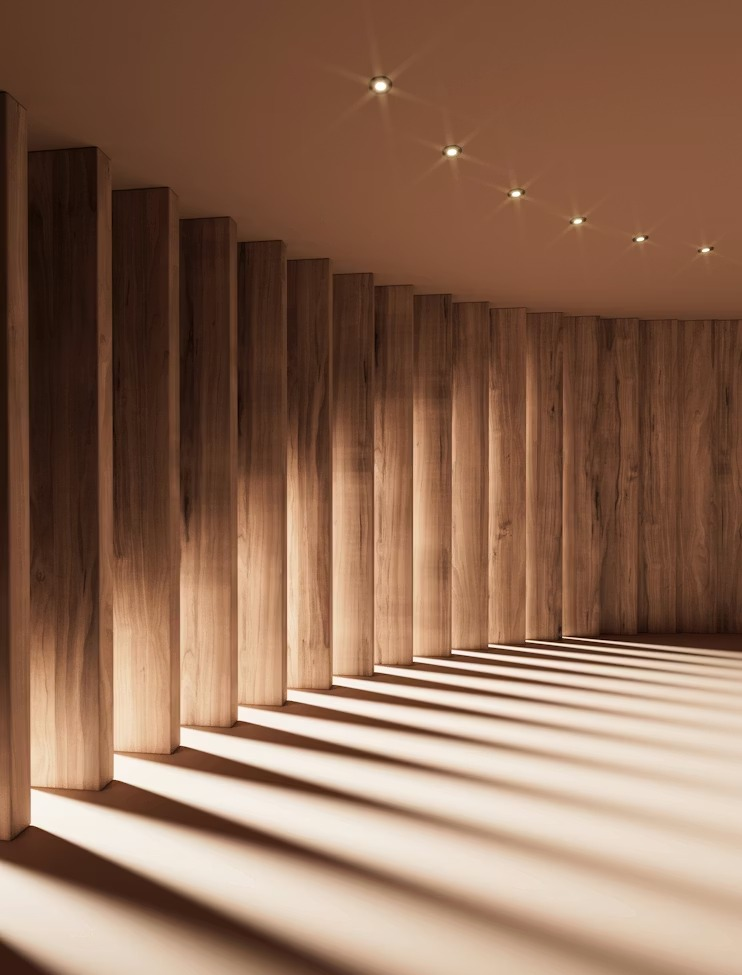
#> input picture Unidad1/umbralizacionesclases/fondo.jpeg, 742 x 975 px
$ jupyter execute umbralizaciones.ipynb
#> lines starting #> are read from the running program, lines starting #| are printed output that depends on the picture; after the words box and inside, x2 and y2 are one past the last pixel; in counts of white or black regions, pixels touching at a corner belong together
[cell 1]
import cv2
import numpy as np
import matplotlib.pyplot as plt

def isodata(image):
    umbral = 128
    while True:
        grupo1 = image[image <= umbral]  # grupo donde el umbral es menor o igual
        grupo2 = image[image > umbral]   # grupo donde el umbral es mayor

        media1 = np.mean(grupo1) if grupo1.size > 0 else 0
        media2 = np.mean(grupo2) if grupo2.size > 0 else 0

        nuevo_umbral = (media1 + media2) / 2  # nuevo umbral promedio de medias

        if abs(umbral - nuevo_umbral) < 0.5:
            break
        umbral = nuevo_umbral
    return umbral

imagen = cv2.imread('fondo.jpeg', 0)
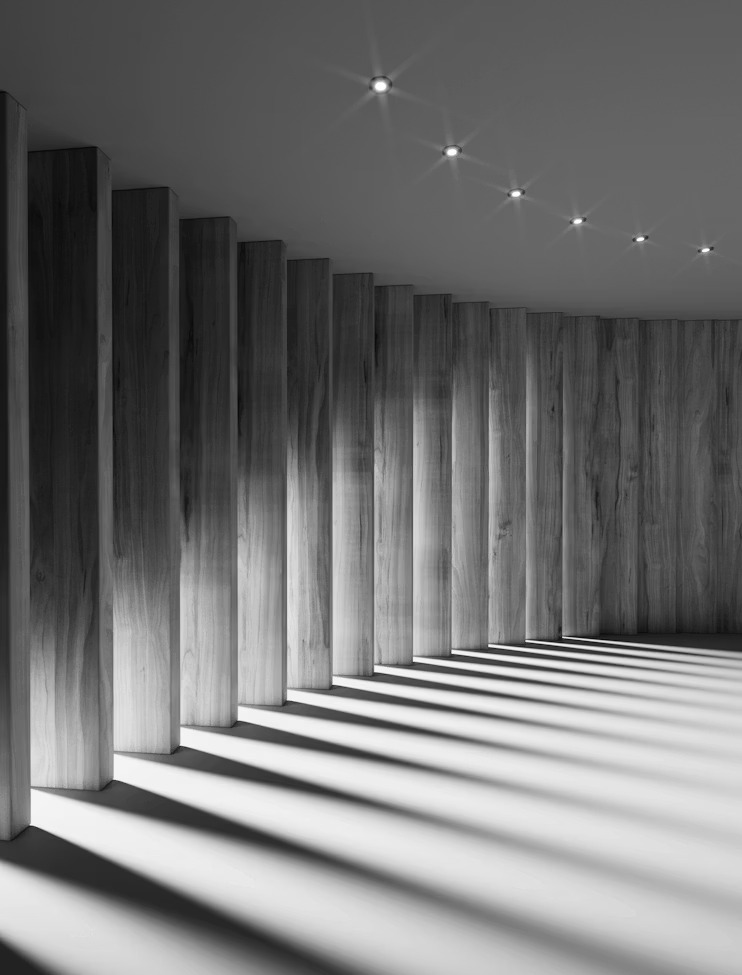
#> imagen: shape (975, 742); min 6, max 255, mean 114.4
if imagen is None:
    raise FileNotFoundError('No hay imagen papito')

umbral_isodata = isodata(imagen)
#> the loop in isodata, `while True:` made 4 passes
#> (media1, media2, nuevo_umbral, umbral) on passes 1 to 3: (74.89, 195.5, 135.2, 135.2), (76.04, 198.3, 137.2, 137.2), (76.36, 199, 137.7, 137.7)
#> (media1, media2, nuevo_umbral) on pass 4: (76.36, 199, 137.7)
#> umbral_isodata = 137.7
_, imagen_umbralizada = cv2.threshold(imagen, umbral_isodata, 255, cv2.THRESH_BINARY)
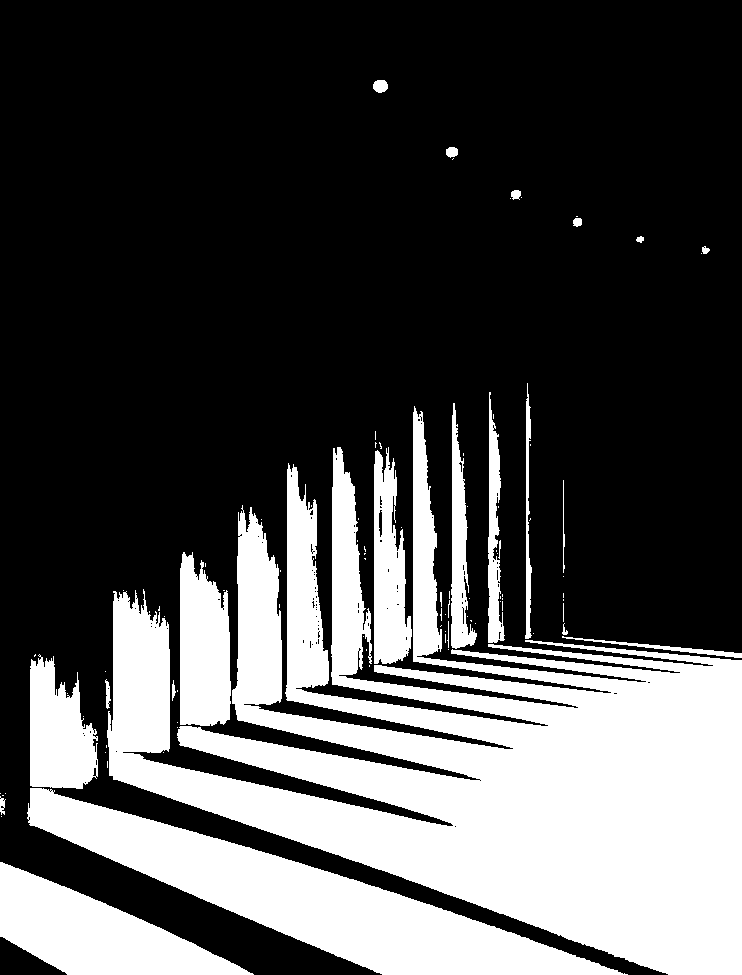
#> imagen_umbralizada: shape (975, 742); 31% white; 96 white regions (72 under 20 px), largest, box (x1, y1, x2, y2) and area: (107, 406, 742, 975) 149286, (27, 788, 628, 975) 33442, (0, 862, 254, 975) 14001

plt.figure(figsize=(10, 4))

plt.subplot(1, 2, 1)
plt.imshow(imagen, cmap='gray')
plt.title('Imagen inicial')
plt.axis('off')

plt.subplot(1, 2, 2)
plt.imshow(imagen_umbralizada, cmap='gray')
plt.title(f'Imagen umbralizada (T={umbral_isodata:.2f})')
plt.axis('off')

plt.tight_layout()
plt.show()
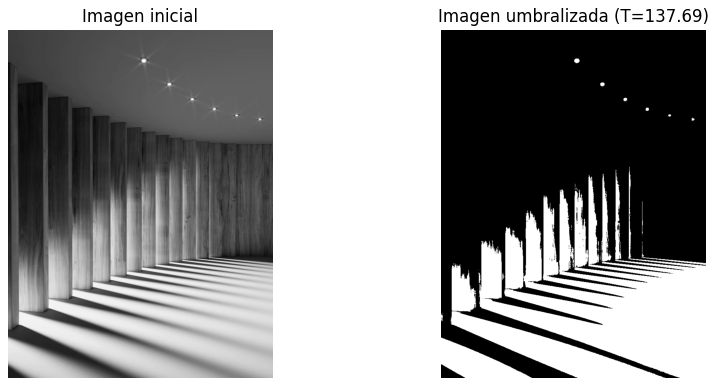
#> figure drawn by matplotlib, 2 panels

[cell 2]
import cv2
import numpy as np
import matplotlib.pyplot as plt

def dos_picos(image):
    hist = cv2.calcHist([image], [0], None, [256], [0, 256]) #hago uso de histograma
#> hist = 256 values, max 13231 at index 102, min 0 at index 0, mean 2826
    #seleccionamos los 2 picos
    pico=np.array(hist)
#> pico has the same summary as hist
    pico=pico.flatten()
    pico_dif=np.diff(pico) #diferencia entre los tipos
#> pico_dif = 255 values, max 1909 at index 101, min -7948 at index 102, mean 0.133
    primer_pico=np.argmax(pico_dif[:128]) #primer pico
#> primer_pico = 101
    segundo_pico=np.argmax(pico_dif[128:])+128 #segundo pico
#> segundo_pico = 222

    umbral= int((primer_pico + segundo_pico) / 2) #umbral entre los 2 picos
#> umbral = 161
    return umbral

imagen=cv2.imread('fondo.jpeg', 0)
umbral_2_picos=dos_picos(imagen)
#> umbral_2_picos = 161

_, nueva = cv2.threshold(imagen, umbral_2_picos, 255, cv2.THRESH_BINARY)
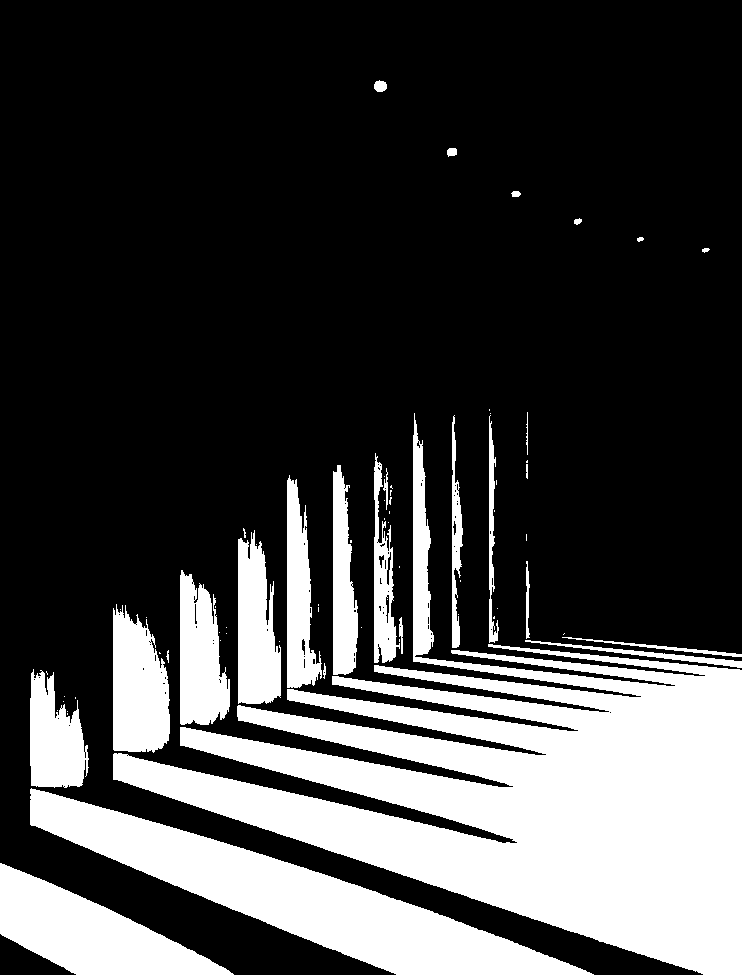
#> nueva: shape (975, 742); 26.6% white; 71 white regions (44 under 20 px), largest, box (x1, y1, x2, y2) and area: (113, 413, 742, 975) 111917, (30, 788, 594, 975) 29761, (0, 863, 234, 975) 12551

plt.figure(figsize=(10, 4))

plt.subplot(1, 2, 1)
plt.imshow(imagen, cmap='gray')
plt.title('Imagen inicial')
plt.axis('off')

plt.subplot(1, 2, 2)
plt.imshow(nueva, cmap='gray')
plt.title(f'Imagen umbralizada ')
plt.axis('off')

plt.tight_layout()
plt.show()

[cell 3]
import cv2
import numpy as np
import matplotlib.pyplot as plt

image = cv2.imread('fondo.jpeg', 0)
umbral_otsu, otsu = cv2.threshold(image, 0, 255, cv2.THRESH_BINARY + cv2.THRESH_OTSU)
#> umbral_otsu = 137
imagen_fin = np.where(image > umbral_otsu, 255, 0).astype(np.uint8)

plt.figure(figsize=(10, 4))

plt.subplot(1, 2, 1)
plt.imshow(image, cmap='gray')
plt.title('Imagen inicial')
plt.axis('off')

plt.subplot(1, 2, 2)
plt.imshow(imagen_fin, cmap='gray')
plt.title(f'Imagen tratada Otsu ')
plt.axis('off')

plt.tight_layout()
plt.show()

UMBRALIZACIÓN VARIABLE PARTICION DE UNA IMAGEN

[cell 4]
import cv2
import numpy as np
import matplotlib.pyplot as plt
def variable_part(image,tam_bloque,c):
#> called with tam_bloque = 25, c = 10
    umbral_img=np.zeros_like(image)
    for y in range(0,image.shape[0],tam_bloque):
        for x in range(0,image.shape[1],tam_bloque):
            bloque=image[y:y+tam_bloque,x:x+tam_bloque]
            bloq_media=np.mean(bloque)
            umbral=bloq_media-c
            umbral_img[y:y+tam_bloque,x:x+tam_bloque]=(bloque>umbral)*255
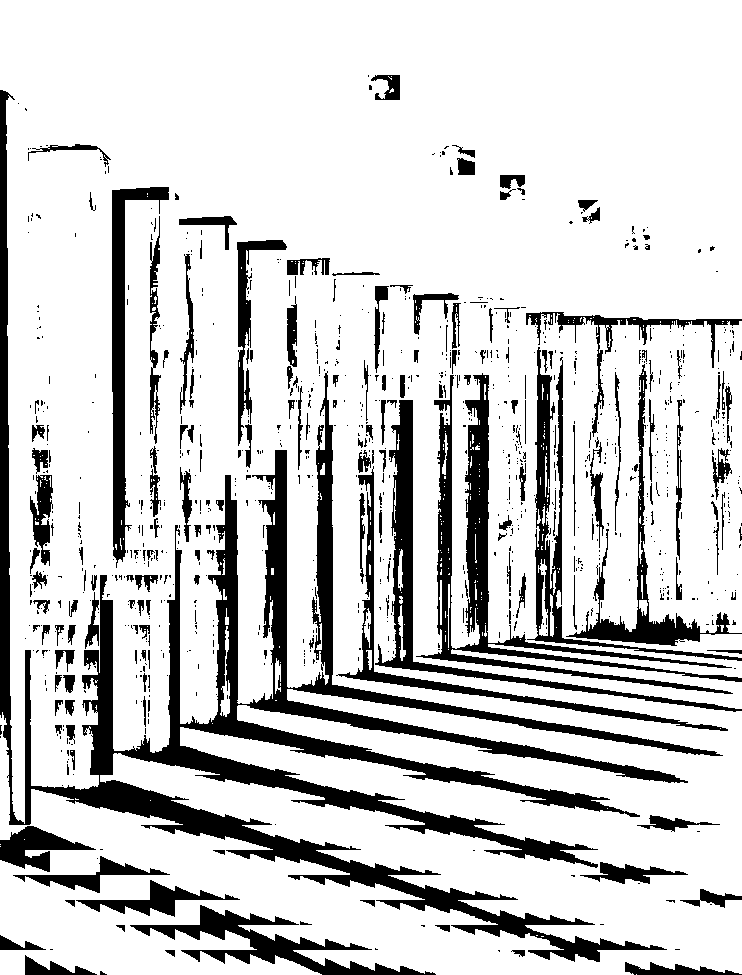
#> umbral_img: shape (975, 742); 81.3% white; 998 black regions (808 under 20 px), largest, box (x1, y1, x2, y2) and area: (0, 90, 723, 962) 58698, (416, 373, 742, 694) 11469, (375, 400, 742, 712) 6477
    return umbral_img
tam_b=25
c=10
imagen=cv2.imread('fondo.jpeg', 0)
img_fin=variable_part(imagen, tam_b, c)

plt.figure(figsize=(10, 4))
plt.subplot(1, 2, 1)
plt.imshow(imagen, cmap='gray')
plt.title('Imagen inicial')
plt.axis('off')
plt.subplot(1, 2, 2)
plt.imshow(img_fin, cmap='gray')
plt.title('Imagen umbralizada (Variable)')
plt.axis('off')
plt.tight_layout()
plt.show()

propiedades locales

[cell 5]
import cv2
import numpy as np
import matplotlib.pyplot as plt

image = cv2.imread('fondo.jpeg', 0)
def local(image, tamanio_ventana, k):
#> called with tamanio_ventana = 15, k = 2
    umbr_img=np.zeros_like(image)
    pad= tamanio_ventana//2
    padded_image = cv2.copyMakeBorder(image, pad, pad, pad, pad, cv2.BORDER_REPLICATE)
    for y in range(image.shape[0]):
        for x in range(image.shape[1]):
            ventana = padded_image[y:y+tamanio_ventana, x:x+tamanio_ventana]
            mean_local=np.mean(ventana)
            std_mean=np.std(ventana)

            umbral=mean_local-(k*std_mean)
            umbr_img[y,x]=255 if image[y,x]>umbral else 0
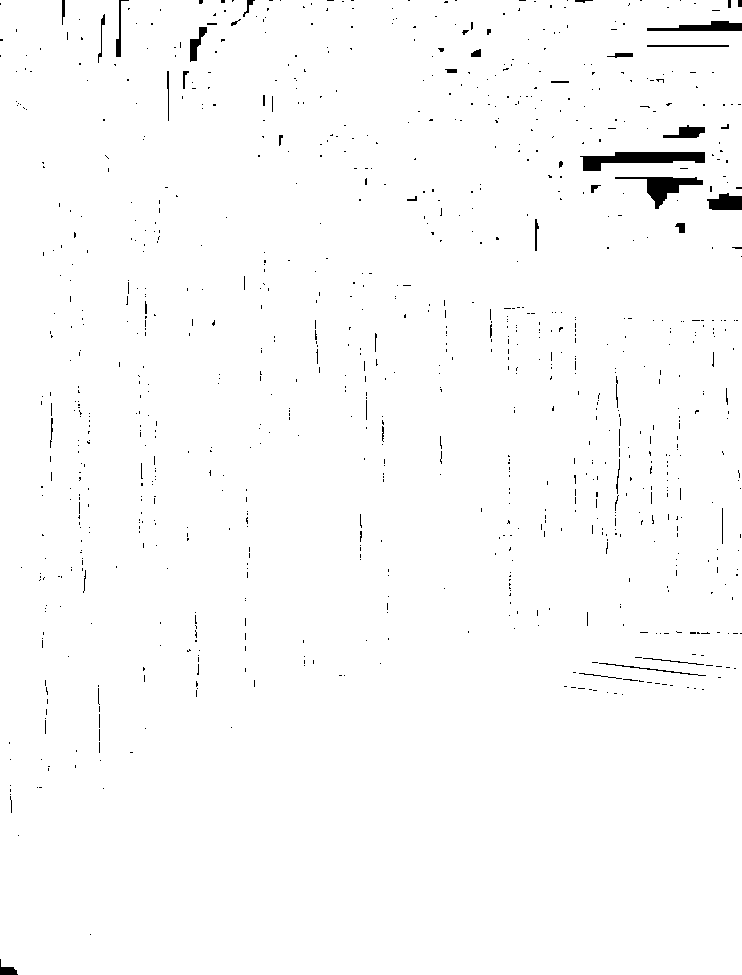
#> umbr_img: shape (975, 742); 98.8% white; 953 black regions (906 under 20 px), largest, box (x1, y1, x2, y2) and area: (580, 152, 705, 171) 1317, (615, 177, 703, 209) 900, (647, 21, 742, 31) 572
    return umbr_img
tamanio_ventana=15
k=2
img_fin=local(image, tamanio_ventana, k)

plt.figure(figsize=(10, 4))

plt.subplot(1, 2, 1)
plt.imshow(image, cmap='gray')
plt.title('Imagen inicial')
plt.axis('off')

plt.subplot(1, 2, 2)
plt.imshow(img_fin, cmap='gray')
plt.title('Umbralizacion local')
plt.axis('off')

plt.tight_layout()
plt.show()

variable con open cv

[cell 6]
import cv2
import numpy as np
import matplotlib.pyplot as plt

image = cv2.imread('fondo.jpeg', 0)

ventana = 15
k = 2
imagen_fin = cv2.adaptiveThreshold(image, 255, cv2.ADAPTIVE_THRESH_MEAN_C, cv2.THRESH_BINARY, ventana, k)
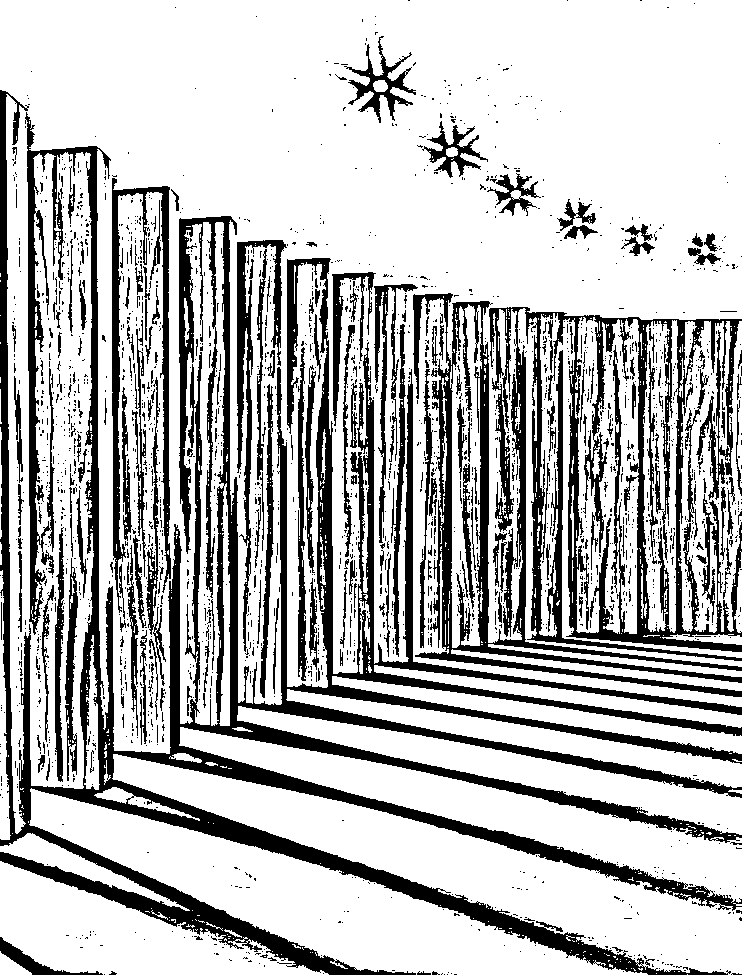
#> imagen_fin: shape (975, 742); 73.5% white; 2187 black regions (1965 under 20 px), largest, box (x1, y1, x2, y2) and area: (0, 90, 742, 975) 93100, (413, 293, 742, 697) 42429, (112, 178, 171, 613) 5507

plt.figure(figsize=(10, 4))

plt.subplot(1, 2, 1)
plt.imshow(image, cmap='gray')
plt.title('Imagen inicial')
plt.axis('off')

plt.subplot(1, 2, 2)
plt.imshow(imagen_fin, cmap='gray')
plt.title('Umbralizacion adaptativa')
plt.axis('off')

plt.tight_layout()
plt.show()

[cell 7]
import numpy as np
import matplotlib.pyplot as plt
import cv2  # solo para comparación final, no para el método de Otzu

def otsu_desde_cero(imagen):
    # imagen debe ser uint8 en [0, 255]
    hist, _ = np.histogram(imagen, bins=256, range=(0, 255))
    hist = hist.astype(np.float32)
    hist /= hist.sum()
#> hist = 256 values, max 0.0183 at index 102, min 0 at index 0, mean 0.00391

    x = np.arange(256, dtype=np.float32)
    varianzas = np.zeros(256, dtype=np.float32)

    for t in range(256):
        w0 = hist[:t+1].sum()
        w1 = 1.0 - w0
        if w0 == 0 or w1 == 0:
            continue

        mu0 = (x[:t+1] * hist[:t+1]).sum() / w0
        mu1 = (x[t+1:] * hist[t+1:]).sum() / w1

        varianzas[t] = w0 * w1 * (mu0 - mu1) ** 2
#> this loop made 256 passes
#> (w0, w1, mu0, mu1) on passes 7 to 9: (1.38e-06, 1, 6, 114.4), (6.91e-06, 1, 6.8, 114.4), (2.49e-05, 1, 7.67, 114.4)
#> after the loop, varianzas = 256 values, max 3217.6 at index 137, min 0 at index 0, mean 1786.7

    umbral_optimo = int(np.argmax(varianzas))
#> umbral_optimo = 137
    return umbral_optimo, varianzas


# Leer imagen en escala de grises
imagen = cv2.imread('fondo.jpeg', cv2.IMREAD_GRAYSCALE)

# Otsu desde cero (solo NumPy)
umbral_otsu_manual, varianzas = otsu_desde_cero(imagen)
#> umbral_otsu_manual = 137

# Otsu de OpenCV (para comparar)
umbral_otsu_cv, imagen_otsu_cv = cv2.threshold(
    imagen, 0, 255, cv2.THRESH_BINARY + cv2.THRESH_OTSU
)
#> umbral_otsu_cv = 137

# Aplicar umbral manual con NumPy (sin cv2.threshold)
imagen_otsu_manual = (imagen > umbral_otsu_manual).astype(np.uint8) * 255

# Imprimir resultados en formato simple
print(umbral_otsu_manual)
#| 137
print(f"{varianzas[umbral_otsu_manual]:.4f}")
#| 3217.6455
print(umbral_otsu_manual, int(umbral_otsu_cv),
      abs(umbral_otsu_manual - int(umbral_otsu_cv)))
#| 137 137 0

# Visualizar
fig, axes = plt.subplots(2, 2, figsize=(12, 10))

axes[0, 0].imshow(imagen, cmap='gray')
axes[0, 0].axis('off')

axes[0, 1].imshow(imagen_otsu_manual, cmap='gray')
axes[0, 1].axis('off')

axes[1, 0].imshow(imagen_otsu_cv, cmap='gray')
axes[1, 0].axis('off')

diferencia = cv2.absdiff(imagen_otsu_manual, imagen_otsu_cv)
#> diferencia: shape (975, 742); every value is 0
axes[1, 1].imshow(diferencia, cmap='gray')
axes[1, 1].axis('off')

plt.tight_layout()
plt.show()
